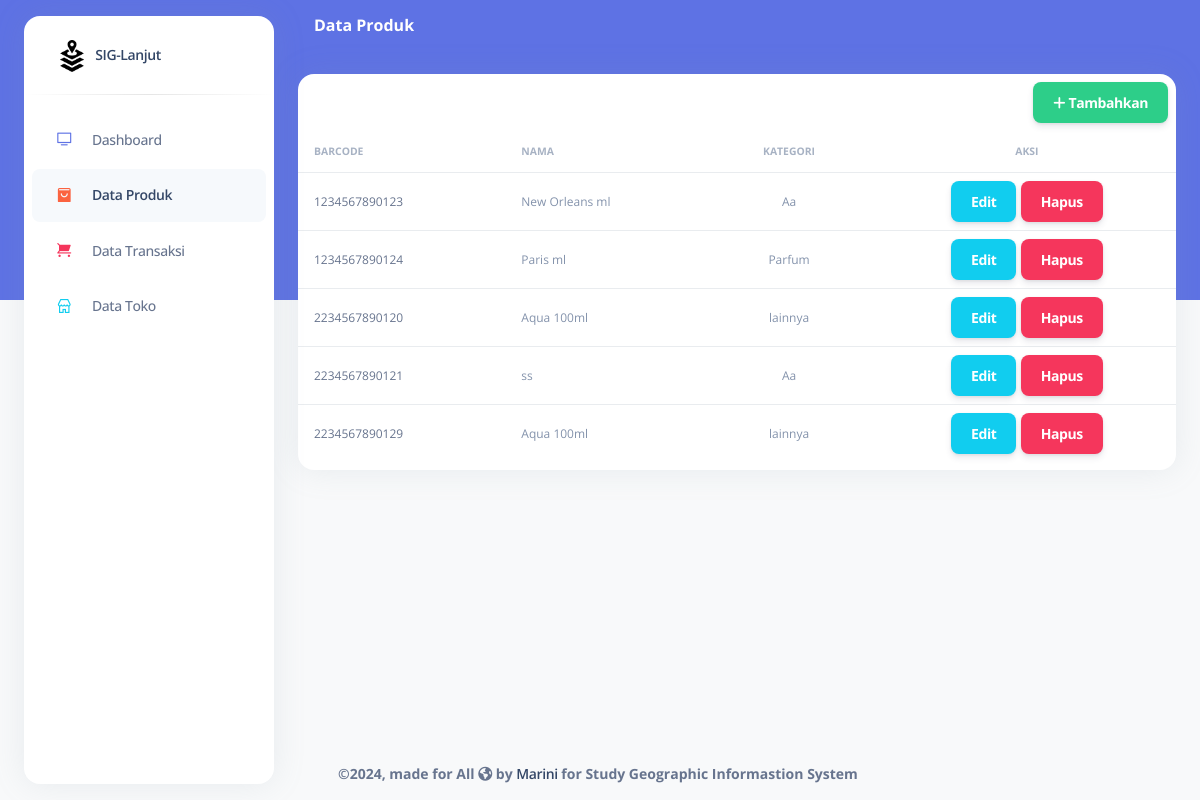
Page /produk/index.php on the committed database.
### tables this page shows
CREATE TABLE IF NOT EXISTS `produk` (
  `bar` char(13) NOT NULL DEFAULT '',
  `nama` varchar(50) NOT NULL,
  `kategori` varchar(20) NOT NULL DEFAULT 'lainnya',
  PRIMARY KEY (`bar`)
);

### koneksi.php (called while the page is built, shortened)
<?php
$url = "http://" . $_SERVER['HTTP_HOST'] . "/ma/sig-lanjut/";

### produk/index.php (the view, shortened to what this page needs)
<?php
include '../koneksi.php';
$datas = $kon->query("SELECT * FROM produk");
?>
<!DOCTYPE html>
<html lang="en">
<head>
  <?php include '../layout/head.php'; ?>
</head>
<body class="g-sidenav-show bg-gray-100">
  <?php $active = "produk";
  include '../layout/sidebar.php'; ?>
  <main class="main-content position-relative border-radius-lg vh-100">
    <?php $judul = "Data Produk";
    include '../layout/navbar.php'; ?>
    <div class="container-fluid py-4">
      <div class="row">
        <div class="col-12">
          <div class="card mb-4">
            <div class="card-head text-end">
              <a href="<?= $url ?>produk/tambah.php" class="btn btn-icon btn-3 btn-success m-2" type="button">
                <span class="btn-inner--icon"><i class="fa-solid fa-plus"></i></span>
                <span class="btn-inner--text">Tambahkan</span>
              </a>
            </div>
            <div class="card-body px-0 pt-0 pb-2">
              <b class="table-responsive p-0">
                <table class="table align-items-center mb-0">
                  <thead>
                    <tr>
                      <th class="text-uppercase text-secondary text-xxs font-weight-bolder opacity-7 ps-3">
                        Barcode</th>
                      <th class="text-uppercase text-secondary text-xxs font-weight-bolder opacity-7 ps-2">
                        Nama</th>
                      <th class="phone text-center text-uppercase text-secondary text-xxs font-weight-bolder opacity-7">
                        Kategori</th>
                      <th class="text-center text-uppercase text-secondary text-xxs font-weight-bolder opacity-7">
                        Aksi</th>
                    </tr>
                  </thead>
                  <tbody>
                    <?php foreach ($datas as $data): ?>
                      <tr>
                        <td>
                          <div class="d-flex px-2 py-1">
                            <div class="d-flex flex-column justify-content-center">
                              <p class="mb-0 text-xs text-wrap"><?= $data['bar']; ?></p>
                            </div>
                          </div>
                        </td>
                        <td>
                          <p class="text-xs text-secondary mb-0 text-wrap"><?= $data['nama']; ?></p>
                        </td>
                        <td class="phone">
                          <p class="text-xs text-secondary text-center mb-0 text-wrap"><?= $data['kategori']; ?></p>
                        </td>
                        <td class="align-middle text-center">
                          <a href="<?= $url ?>produk/edit.php?id=<?= urlencode($data['bar']); ?>"
                            class="edit btn btn-info m-0">Edit</a>
                          <button class="hapus btn btn-danger m-0" data-bs-toggle="modal" data-bs-target="#modal-default"
                            data-bar="<?= urlencode($data['bar']); ?>">Hapus</button>
                        </td>
                      </tr>
                    <?php endforeach; ?>
                  </tbody>
                </table>
            </div>
          </div>
        </div>
      </div>
      <footer class="footer px-3 position-absolute bottom-2">
        <div class="container-fluid">
          <div class="row align-items-center justify-content-lg-between">
            <div class="copyright text-center text-sm text-muted text-lg-start">
              ©2024, made for All <i class="fa fa-globe"></i> by
              <a href="#" class="font-weight-bold">Marini</a>
              for Study Geographic Informastion System
            </div>
          </div>
        </div>
      </footer>
    </div>
  </main>
</body>
</html>

### rows in the picture
produk: bar "1234567890123", nama "New Orleans ml", kategori "Aa"
produk: bar "1234567890124", nama "Paris ml", kategori "Parfum"
produk: bar "2234567890120", nama "Aqua 100ml", kategori "lainnya"
produk: bar "2234567890121", nama "ss", kategori "Aa"
produk: bar "2234567890129", nama "Aqua 100ml", kategori "lainnya"

### other values in the picture
$judul "Data Produk"
